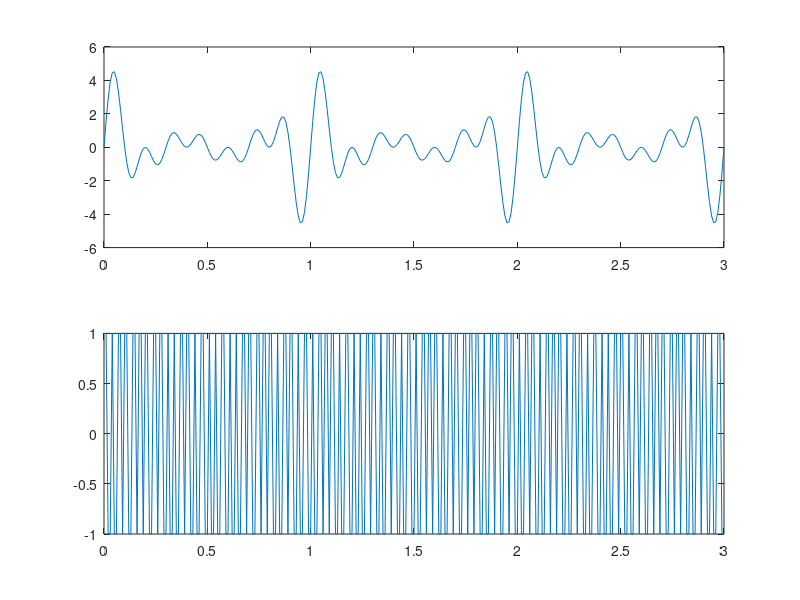

Recreate this plot in MATLAB.
%generare de 5 sinusoide de frecvente diferite
Te=0.01;
t = [0:Te:3];
x1 = sin(2*pi*3*t)+sin(2*pi*4*t)+sin(2*pi*5*t)+sin(2*pi*6*t)+sin(2*pi*7*t);
subplot(2,1,1);
plot(t,x1);
%semnal de forma tren de impulsuri dreptunghiulare de frecventa 30HZ
x2 = square(2*pi*30*t);
subplot(2,1,2);
plot(t, x2);
%salvarea datelor
 save Semnal_impulsuri_dreptunghiulare.mat t x2 Te
